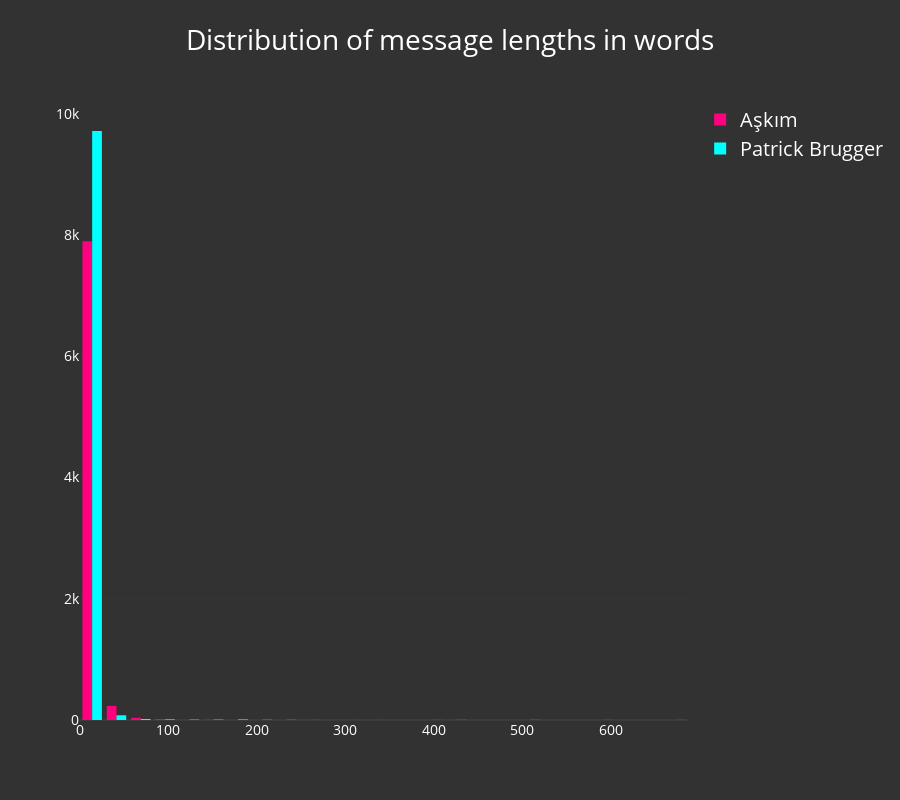

Notebook code for this chart:
### Code cell
iplot(wa.plot_dist_of_message_size(nb_mode=True, words_or_chars='words'))

### Figure 1 — Plotly figure (JSON) as saved in the notebook; plotly's stock layout.template omitted (floating-point values rounded to 4 significant figures; data arrays with more than 128 entries replaced by an {"elided": "..."} marker saying what was removed)
{"data": [{"marker": {"color": "rgba(255, 0, 127, 1)"}, "name": "Aşkım", "type": "histogram", "uid": "def81a14-5385-4373-9900-0915013b522e", "x": {"elided": "8195 int values"}, "xbins": {"end": 825, "size": 27.5, "start": 0}}, {"marker": {"color": "rgba(0, 255, 255, 1)"}, "name": "Patrick Brugger", "type": "histogram", "uid": "30dd33a3-eff6-422d-85a3-c1b2ad469836", "x": {"elided": "9862 int values"}, "xbins": {"end": 825, "size": 27.5, "start": 0}}], "layout": {"font": {"color": "white", "size": 20}, "height": 800, "paper_bgcolor": "rgba(50, 50, 50, 1)", "plot_bgcolor": "rgba(50, 50, 50, 1)", "title": "Distribution of message lengths in words", "xaxis": {"automargin": true, "showticklabels": true, "tickfont": {"color": "white", "size": 14}, "titlefont": {"color": "white", "size": 18}}, "yaxis": {"automargin": true, "showticklabels": true, "tickfont": {"color": "white", "size": 14}, "titlefont": {"color": "white", "size": 18}}}}
